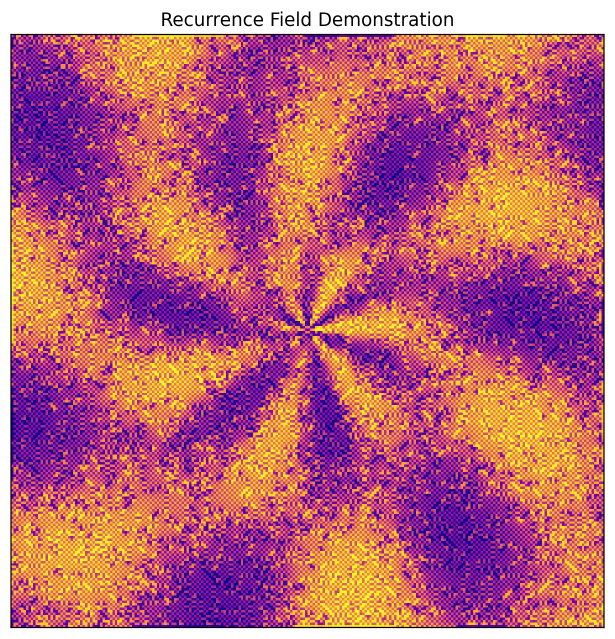
#> input picture assets/example-field.png, 1229 x 1277 px (shown at 1/2 size)
$ python analysis.py --input ../../assets/example-field.png
#> lines starting #> are read from the running program, lines starting #| are printed output that depends on the picture; long printed decimals are rounded
"""
image_analysis.py

Local image-analysis bridge for recurrence field outputs.

Purpose:
- Analyze generated recurrence field PNGs.
- Extract lightweight visual/statistical features.
- Produce CSV summaries.
- Optionally compute pairwise distances between images.
- Provide a measurement layer without requiring ML infrastructure.

Usage:
    python image_analysis.py --input outputs
    python image_analysis.py --input outputs --pairwise
    python image_analysis.py --input outputs --out analysis_results
"""

from __future__ import annotations

import argparse
import csv
import math
from dataclasses import dataclass, asdict
from pathlib import Path
from typing import Iterable

import numpy as np
from PIL import Image


IMAGE_EXTENSIONS = {".png", ".jpg", ".jpeg", ".tif", ".tiff", ".bmp", ".webp"}


@dataclass
class ImageFeatures:
    file: str
    width: int
    height: int

    mean: float
    std: float
    min_value: float
    max_value: float
    dynamic_range: float

    p05: float
    p25: float
    p50: float
    p75: float
    p95: float

    entropy: float
    edge_energy: float
    gradient_mean: float
    gradient_std: float

    radial_mean_inner: float
    radial_mean_middle: float
    radial_mean_outer: float

    quadrant_mean_ul: float
    quadrant_mean_ur: float
    quadrant_mean_ll: float
    quadrant_mean_lr: float


def load_image_grayscale(path: Path) -> np.ndarray:
    image = Image.open(path).convert("L")
    arr = np.asarray(image, dtype=np.float64) / 255.0
    return arr


def entropy(arr: np.ndarray, bins: int = 256) -> float:
    hist, _ = np.histogram(arr, bins=bins, range=(0.0, 1.0), density=False)
    probs = hist.astype(np.float64)
    probs = probs / probs.sum()

    probs = probs[probs > 0]
    return float(-(probs * np.log2(probs)).sum())


def gradient_features(arr: np.ndarray) -> tuple[float, float, float]:
    gy, gx = np.gradient(arr)
    mag = np.sqrt(gx ** 2 + gy ** 2)

    edge_energy = float(np.mean(mag ** 2))
    gradient_mean = float(np.mean(mag))
    gradient_std = float(np.std(mag))

    return edge_energy, gradient_mean, gradient_std


def radial_features(arr: np.ndarray) -> tuple[float, float, float]:
    h, w = arr.shape
    yy, xx = np.indices((h, w))

    cx = (w - 1) / 2.0
    cy = (h - 1) / 2.0

    r = np.sqrt((xx - cx) ** 2 + (yy - cy) ** 2)
    r_norm = r / r.max()

    inner = arr[r_norm <= 0.33]
    middle = arr[(r_norm > 0.33) & (r_norm <= 0.66)]
    outer = arr[r_norm > 0.66]

    return (
        float(np.mean(inner)),
        float(np.mean(middle)),
        float(np.mean(outer)),
    )


def quadrant_features(arr: np.ndarray) -> tuple[float, float, float, float]:
    h, w = arr.shape
    h2 = h // 2
    w2 = w // 2

    ul = arr[:h2, :w2]
    ur = arr[:h2, w2:]
    ll = arr[h2:, :w2]
    lr = arr[h2:, w2:]

    return (
        float(np.mean(ul)),
        float(np.mean(ur)),
        float(np.mean(ll)),
        float(np.mean(lr)),
    )


def analyze_image(path: Path) -> ImageFeatures:
    arr = load_image_grayscale(path)

    p05, p25, p50, p75, p95 = np.percentile(arr, [5, 25, 50, 75, 95])
    edge_energy, gradient_mean, gradient_std = gradient_features(arr)
    r_inner, r_middle, r_outer = radial_features(arr)
    q_ul, q_ur, q_ll, q_lr = quadrant_features(arr)

    return ImageFeatures(
        file=str(path),
        width=arr.shape[1],
        height=arr.shape[0],

        mean=float(np.mean(arr)),
        std=float(np.std(arr)),
        min_value=float(np.min(arr)),
        max_value=float(np.max(arr)),
        dynamic_range=float(np.max(arr) - np.min(arr)),

        p05=float(p05),
        p25=float(p25),
        p50=float(p50),
        p75=float(p75),
        p95=float(p95),

        entropy=entropy(arr),
        edge_energy=edge_energy,
        gradient_mean=gradient_mean,
        gradient_std=gradient_std,

        radial_mean_inner=r_inner,
        radial_mean_middle=r_middle,
        radial_mean_outer=r_outer,

        quadrant_mean_ul=q_ul,
        quadrant_mean_ur=q_ur,
        quadrant_mean_ll=q_ll,
        quadrant_mean_lr=q_lr,
    )


def image_paths(input_path: Path) -> list[Path]:
    if input_path.is_file():
        return [input_path]

    return sorted(
        p for p in input_path.rglob("*")
        if p.is_file() and p.suffix.lower() in IMAGE_EXTENSIONS
    )


def write_feature_csv(features: list[ImageFeatures], out_path: Path) -> None:
    out_path.parent.mkdir(parents=True, exist_ok=True)

    if not features:
        raise ValueError("No image features to write.")

    rows = [asdict(f) for f in features]

    with out_path.open("w", newline="", encoding="utf-8") as handle:
        writer = csv.DictWriter(handle, fieldnames=list(rows[0].keys()))
        writer.writeheader()
        writer.writerows(rows)


# [47 lines left out: functions resized_vector, cosine_distance, write_pairwise_csv, not called in this run]


def bridge_summary(features: list[ImageFeatures]) -> str:
    """
    Produces a simple measurement summary:
    not interpretation-as-truth, just a compact measurement layer.
    """

    if not features:
        return "No images analyzed."

    entropy_values = np.array([f.entropy for f in features])
    std_values = np.array([f.std for f in features])
    edge_values = np.array([f.edge_energy for f in features])

    return "\n".join(
        [
            "RECURRENCE IMAGE ANALYSIS SUMMARY",
            "",
            f"images_analyzed: {len(features)}",
            f"entropy_mean: {entropy_values.mean():.6f}",
            f"entropy_std: {entropy_values.std():.6f}",
            f"field_std_mean: {std_values.mean():.6f}",
            f"field_std_std: {std_values.std():.6f}",
            f"edge_energy_mean: {edge_values.mean():.8f}",
            f"edge_energy_std: {edge_values.std():.8f}",
            "",
            "note:",
            "  These measurements describe rendered image structure only.",
            "  They do not prove recurrence behavior, causality, or topology by themselves.",
            "  Use them as a measurement layer between visual inspection and later experiment design.",
        ]
    )


def analyze_directory(input_path: Path, out_dir: Path, pairwise: bool = False, vector_size: int = 128) -> None:
    """Analyze one image or a directory of images and write measurement artifacts."""
    out_dir.mkdir(parents=True, exist_ok=True)
    paths = image_paths(input_path)
    if not paths:
        raise SystemExit(f"No image files found at: {input_path}")

    features = [analyze_image(path) for path in paths]
    feature_csv = out_dir / "image_features.csv"
    write_feature_csv(features, feature_csv)

    summary = bridge_summary(features)
    summary_path = out_dir / "summary.txt"
    summary_path.write_text(summary, encoding="utf-8")

    print(summary)
    print(f"features_csv: {feature_csv}")
    print(f"summary_txt: {summary_path}")

    if pairwise:
        pairwise_csv = out_dir / "pairwise_distances.csv"
        write_pairwise_csv(paths, pairwise_csv, vector_size=vector_size)
        print(f"pairwise_csv: {pairwise_csv}")


def main() -> None:
    parser = argparse.ArgumentParser(
        description="Analyze recurrence field output images."
    )
    parser.add_argument(
        "--input",
        required=True,
        help="Image file or directory containing recurrence output images.",
    )
    parser.add_argument(
        "--out",
        default="analysis_results",
        help="Output directory for analysis CSV and summary files.",
    )
    parser.add_argument(
        "--pairwise",
        action="store_true",
        help="Also compute pairwise cosine distances over resized grayscale images.",
    )
    parser.add_argument(
        "--vector-size",
        type=int,
        default=128,
        help="Resize dimension for pairwise image vectors.",
    )

    args = parser.parse_args()

    input_path = Path(args.input)
    out_dir = Path(args.out)
    analyze_directory(input_path, out_dir, args.pairwise, args.vector_size)
#> in load_image_grayscale, `image = Image.open(path).convert("L")`:
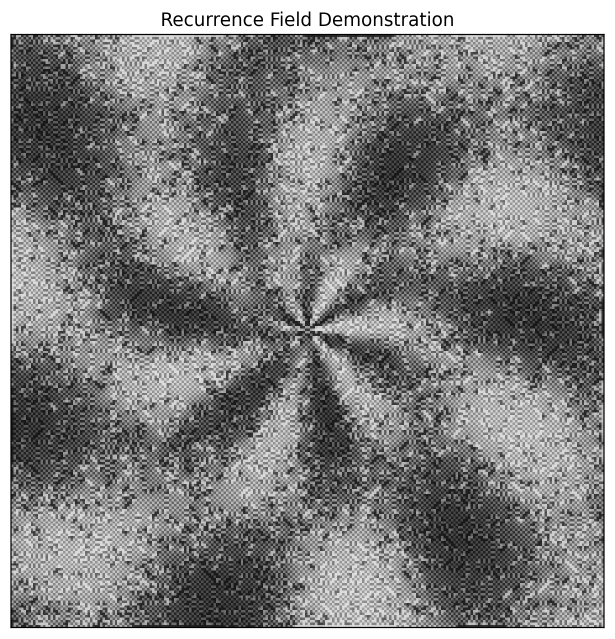
#> image: PIL image 1229x1277 L (shown at 1/2 size); min 0, max 255, mean 128.9
#> in analyze_image, `p05, p25, p50, p75, p95 = np.percentile(arr, [5, 25, 50, 75, 95])`: p05 = 0.129; p25 = 0.275; p50 = 0.486; p75 = 0.725; p95 = 1
#> in gradient_features, `gy, gx = np.gradient(arr)`:
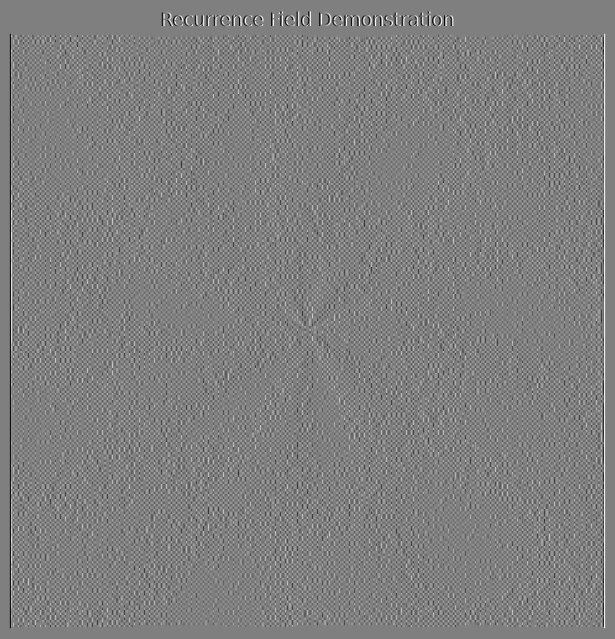
#> gx: shape (1277, 1229) float64 (shown at 1/2 size); min -0.5, max 0.5, mean 1.91e-21; drawn with min black and max white
#> in gradient_features, `mag = np.sqrt(gx ** 2 + gy ** 2)`:
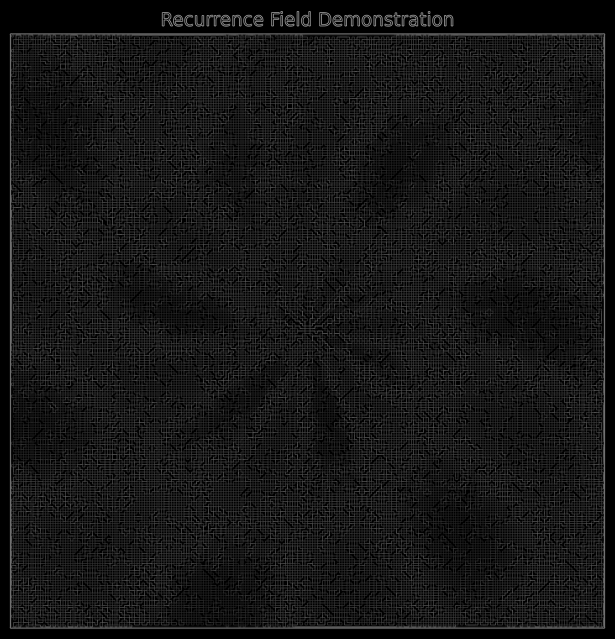
#> mag: shape (1277, 1229) float64 (shown at 1/2 size); min 0, max 0.707, mean 0.0885
#> in gradient_features, `edge_energy = float(np.mean(mag ** 2))`: edge_energy = 0.0168
#> in gradient_features, `gradient_mean = float(np.mean(mag))`: gradient_mean = 0.0885
#> in gradient_features, `gradient_std = float(np.std(mag))`: gradient_std = 0.0949
#> in analyze_image, `edge_energy, gradient_mean, gradient_std = gradient_features(arr)`: edge_energy = 0.0168; gradient_mean = 0.0885; gradient_std = 0.0949
#> in analyze_image, `r_inner, r_middle, r_outer = radial_features(arr)`: r_inner = 0.452; r_middle = 0.459; r_outer = 0.61
#> in quadrant_features, `ul = arr[:h2, :w2]`:
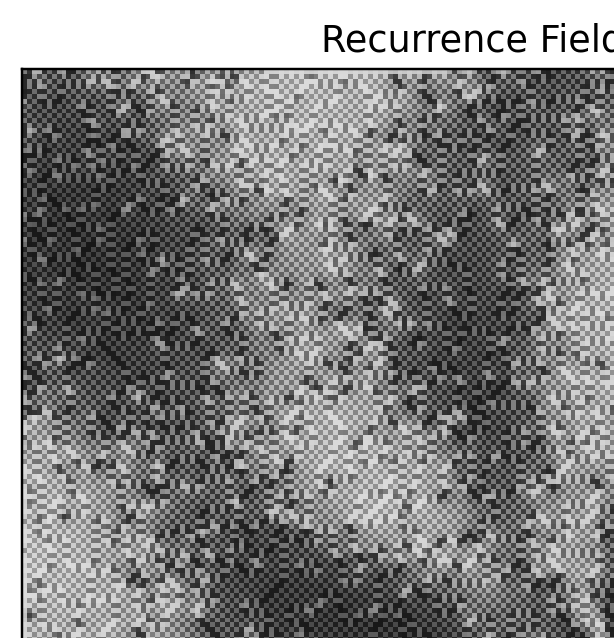
#> ul: shape (638, 614) float64; min 0, max 1, mean 0.51
#> in quadrant_features, `ur = arr[:h2, w2:]`:
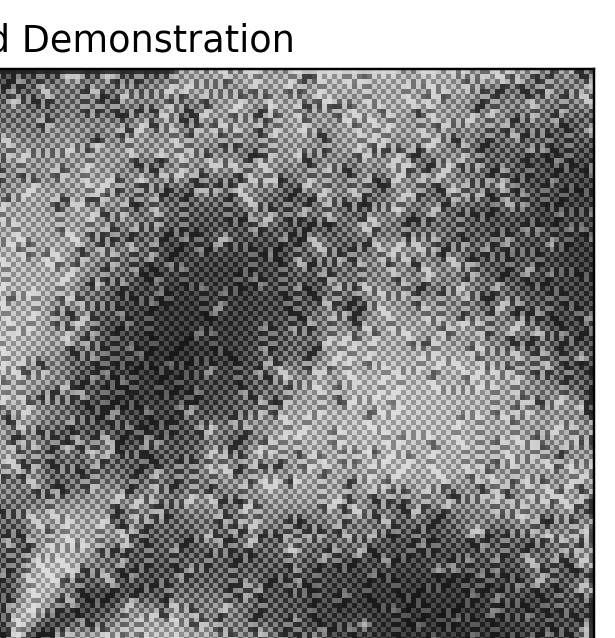
#> ur: shape (638, 615) float64; min 0, max 1, mean 0.522
#> in quadrant_features, `ll = arr[h2:, :w2]`:
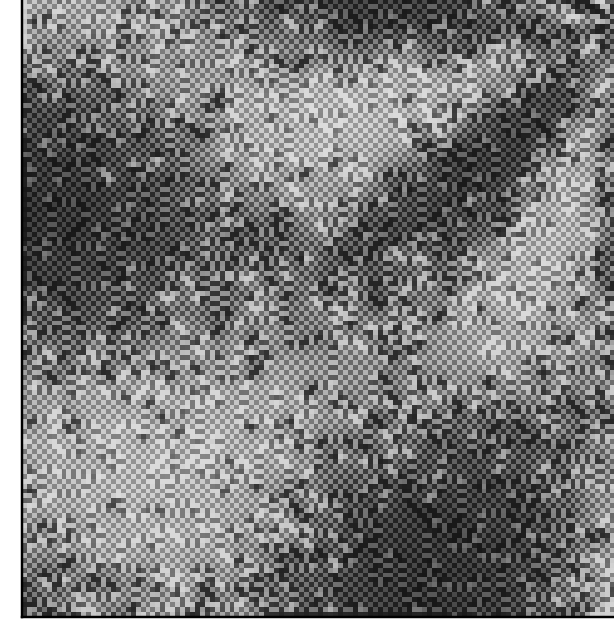
#> ll: shape (639, 614) float64; min 0, max 1, mean 0.491
#> in quadrant_features, `lr = arr[h2:, w2:]`:
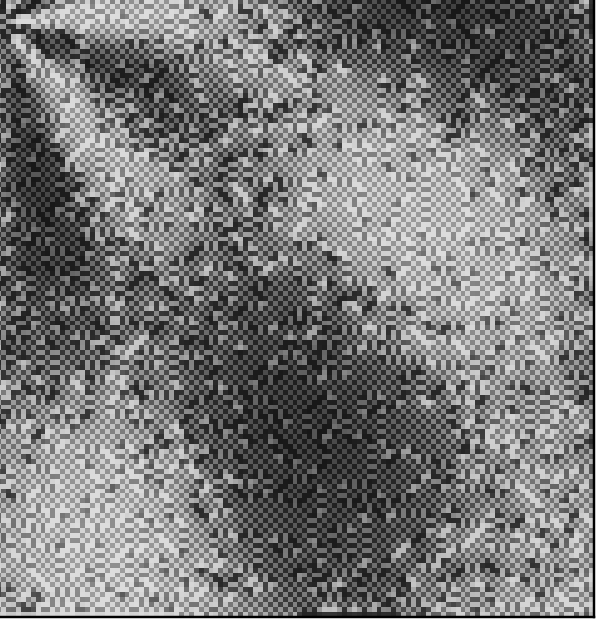
#> lr: shape (639, 615) float64; min 0, max 1, mean 0.499
#> in analyze_image, `q_ul, q_ur, q_ll, q_lr = quadrant_features(arr)`: q_ul = 0.51; q_ur = 0.522; q_ll = 0.491; q_lr = 0.499
#> in entropy, `hist, _ = np.histogram(arr, bins=bins, range=(0.0, 1.0), density=False)`: hist = 256 values, max 147498 at index 255, min 2 at index 197, mean 6130.6
#> in entropy, `probs = hist.astype(np.float64)`: probs has the same summary as hist
#> in entropy, `probs = probs / probs.sum()`: probs = 256 values, max 0.094 at index 255, min 1.27e-06 at index 197, mean 0.00391
#> in analyze_directory, `features = [analyze_image(path) for path in paths]`: features = 1 item
#> in bridge_summary, `entropy_values = np.array([f.entropy for f in features])`: entropy_values = [7.14]
#> in bridge_summary, `std_values = np.array([f.std for f in features])`: std_values = [0.27]
#> in bridge_summary, `edge_values = np.array([f.edge_energy for f in features])`: edge_values = [0.0168]
#| RECURRENCE IMAGE ANALYSIS SUMMARY
#| images_analyzed: 1
#| entropy_mean: 7.137
#| entropy_std: 0
#| field_std_mean: 0.2704
#| field_std_std: 0
#| edge_energy_mean: 0.01683
#| edge_energy_std: 0
#| note:
#|   These measurements describe rendered image structure only.
#|   They do not prove recurrence behavior, causality, or topology by themselves.
#|   Use them as a measurement layer between visual inspection and later experiment design.


if __name__ == "__main__":
    main()
